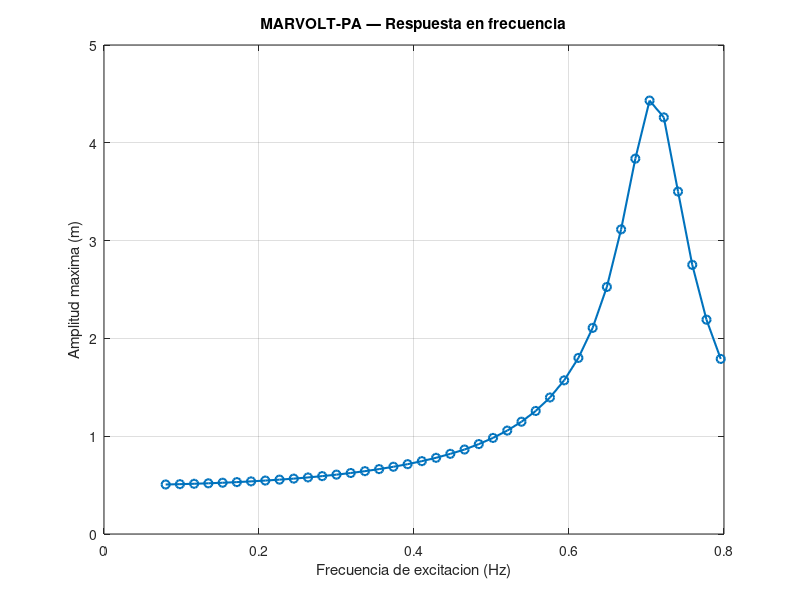

Recreate this plot in MATLAB.
clc;
clear;
close all;

% ============================================================
% MODELO 03
% Barrido de frecuencia
% ============================================================

m = 100;
c = 50;
k = 2000;

alpha = 1000;

H = 1.0;

F0 = alpha * H;

tspan = [0 60];
x0 = [0; 0];

% Frecuencia angular [rad/s]
omega_values = linspace(0.5, 5.0, 40);

amplitudes = zeros(size(omega_values));

for i = 1:length(omega_values)

    omega = omega_values(i);

    f = @(t, x) [
        x(2);
        (F0*sin(omega*t) - c*x(2) - k*x(1)) / m
    ];

    [t, x] = ode45(f, tspan, x0);

    inicio_estacionario = round(length(t) * 0.7);

    x_ss = x(inicio_estacionario:end, 1);

    amplitudes(i) = max(abs(x_ss));

end

% Convertir frecuencia angular a Hz
frecuencia_hz = omega_values / (2*pi);

% ============================================================
% GRAFICA
% ============================================================

figure;

plot(frecuencia_hz, amplitudes, '-o', 'LineWidth', 1.5);

grid on;

xlabel('Frecuencia de excitacion (Hz)');
ylabel('Amplitud maxima (m)');
title('MARVOLT-PA — Respuesta en frecuencia');
